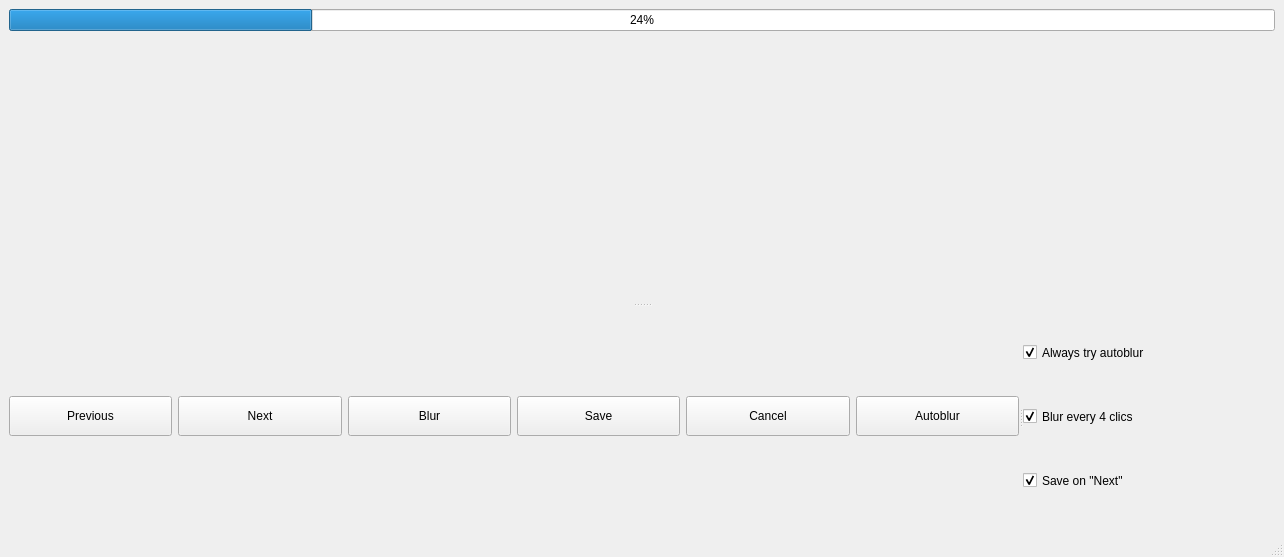
<?xml version="1.0" encoding="UTF-8"?>
<ui version="4.0">
 <class>MainWindow</class>
 <widget class="QMainWindow" name="MainWindow">
  <property name="geometry">
   <rect>
    <x>0</x>
    <y>0</y>
    <width>1284</width>
    <height>557</height>
   </rect>
  </property>
  <property name="windowTitle">
   <string>MainWindow</string>
  </property>
  <widget class="QWidget" name="centralwidget">
   <layout class="QVBoxLayout" name="verticalLayout_3">
    <item>
     <widget class="QSplitter" name="splitter_2">
      <property name="orientation">
       <enum>Qt::Vertical</enum>
      </property>
      <widget class="QWidget" name="layoutWidget">
       <layout class="QVBoxLayout" name="verticalLayout">
        <item>
         <widget class="QProgressBar" name="progressBar">
          <property name="value">
           <number>24</number>
          </property>
          <property name="alignment">
           <set>Qt::AlignHCenter|Qt::AlignTop</set>
          </property>
         </widget>
        </item>
        <item>
         <layout class="QHBoxLayout" name="horizontalLayout_2">
          <item>
           <spacer name="horizontalSpacer">
            <property name="orientation">
             <enum>Qt::Horizontal</enum>
            </property>
            <property name="sizeHint" stdset="0">
             <size>
              <width>40</width>
              <height>20</height>
             </size>
            </property>
           </spacer>
          </item>
          <item>
           <widget class="CustomLabel" name="LabelImageCar">
            <property name="sizePolicy">
             <sizepolicy hsizetype="Minimum" vsizetype="Minimum">
              <horstretch>0</horstretch>
              <verstretch>0</verstretch>
             </sizepolicy>
            </property>
            <property name="maximumSize">
             <size>
              <width>1920</width>
              <height>1080</height>
             </size>
            </property>
            <property name="cursor">
             <cursorShape>CrossCursor</cursorShape>
            </property>
            <property name="mouseTracking">
             <bool>true</bool>
            </property>
            <property name="focusPolicy">
             <enum>Qt::ClickFocus</enum>
            </property>
            <property name="lineWidth">
             <number>0</number>
            </property>
            <property name="text">
             <string/>
            </property>
            <property name="alignment">
             <set>Qt::AlignLeading|Qt::AlignLeft|Qt::AlignTop</set>
            </property>
            <property name="indent">
             <number>0</number>
            </property>
           </widget>
          </item>
          <item>
           <spacer name="horizontalSpacer_2">
            <property name="orientation">
             <enum>Qt::Horizontal</enum>
            </property>
            <property name="sizeHint" stdset="0">
             <size>
              <width>40</width>
              <height>20</height>
             </size>
            </property>
           </spacer>
          </item>
         </layout>
        </item>
        <item>
         <widget class="QLabel" name="LabelTextFileName">
          <property name="maximumSize">
           <size>
            <width>16777215</width>
            <height>25</height>
           </size>
          </property>
          <property name="text">
           <string/>
          </property>
          <property name="alignment">
           <set>Qt::AlignHCenter|Qt::AlignTop</set>
          </property>
         </widget>
        </item>
        <item>
         <widget class="QLabel" name="LabelProgramStatus">
          <property name="maximumSize">
           <size>
            <width>16777215</width>
            <height>40</height>
           </size>
          </property>
          <property name="font">
           <font>
            <pointsize>15</pointsize>
            <weight>75</weight>
            <bold>true</bold>
            <strikeout>false</strikeout>
           </font>
          </property>
          <property name="text">
           <string/>
          </property>
          <property name="textFormat">
           <enum>Qt::AutoText</enum>
          </property>
          <property name="alignment">
           <set>Qt::AlignHCenter|Qt::AlignTop</set>
          </property>
         </widget>
        </item>
       </layout>
      </widget>
      <widget class="QSplitter" name="splitter">
       <property name="sizePolicy">
        <sizepolicy hsizetype="Fixed" vsizetype="Fixed">
         <horstretch>0</horstretch>
         <verstretch>0</verstretch>
        </sizepolicy>
       </property>
       <property name="minimumSize">
        <size>
         <width>0</width>
         <height>75</height>
        </size>
       </property>
       <property name="maximumSize">
        <size>
         <width>16777215</width>
         <height>16777215</height>
        </size>
       </property>
       <property name="baseSize">
        <size>
         <width>300</width>
         <height>75</height>
        </size>
       </property>
       <property name="orientation">
        <enum>Qt::Horizontal</enum>
       </property>
       <widget class="QWidget" name="layoutWidget">
        <layout class="QHBoxLayout" name="horizontalLayout">
         <property name="sizeConstraint">
          <enum>QLayout::SetMinimumSize</enum>
         </property>
         <item>
          <widget class="QPushButton" name="ButtonPrevious">
           <property name="sizePolicy">
            <sizepolicy hsizetype="Minimum" vsizetype="Preferred">
             <horstretch>0</horstretch>
             <verstretch>0</verstretch>
            </sizepolicy>
           </property>
           <property name="maximumSize">
            <size>
             <width>16777215</width>
             <height>40</height>
            </size>
           </property>
           <property name="text">
            <string>Previous</string>
           </property>
          </widget>
         </item>
         <item>
          <widget class="QPushButton" name="ButtonNext">
           <property name="enabled">
            <bool>true</bool>
           </property>
           <property name="sizePolicy">
            <sizepolicy hsizetype="Minimum" vsizetype="Preferred">
             <horstretch>0</horstretch>
             <verstretch>0</verstretch>
            </sizepolicy>
           </property>
           <property name="maximumSize">
            <size>
             <width>16777215</width>
             <height>40</height>
            </size>
           </property>
           <property name="text">
            <string>Next</string>
           </property>
          </widget>
         </item>
         <item>
          <widget class="QPushButton" name="ButtonBlur">
           <property name="sizePolicy">
            <sizepolicy hsizetype="Minimum" vsizetype="Preferred">
             <horstretch>0</horstretch>
             <verstretch>0</verstretch>
            </sizepolicy>
           </property>
           <property name="maximumSize">
            <size>
             <width>16777215</width>
             <height>40</height>
            </size>
           </property>
           <property name="text">
            <string>Blur</string>
           </property>
          </widget>
         </item>
         <item>
          <widget class="QPushButton" name="ButtonSave">
           <property name="sizePolicy">
            <sizepolicy hsizetype="Minimum" vsizetype="Preferred">
             <horstretch>0</horstretch>
             <verstretch>0</verstretch>
            </sizepolicy>
           </property>
           <property name="maximumSize">
            <size>
             <width>16777215</width>
             <height>40</height>
            </size>
           </property>
           <property name="text">
            <string>Save</string>
           </property>
          </widget>
         </item>
         <item>
          <widget class="QPushButton" name="ButtonCancel">
           <property name="sizePolicy">
            <sizepolicy hsizetype="Minimum" vsizetype="Preferred">
             <horstretch>0</horstretch>
             <verstretch>0</verstretch>
            </sizepolicy>
           </property>
           <property name="maximumSize">
            <size>
             <width>16777215</width>
             <height>40</height>
            </size>
           </property>
           <property name="text">
            <string>Cancel</string>
           </property>
          </widget>
         </item>
         <item>
          <widget class="QPushButton" name="ButtonAutoBlur">
           <property name="sizePolicy">
            <sizepolicy hsizetype="Minimum" vsizetype="Preferred">
             <horstretch>0</horstretch>
             <verstretch>0</verstretch>
            </sizepolicy>
           </property>
           <property name="maximumSize">
            <size>
             <width>16777215</width>
             <height>40</height>
            </size>
           </property>
           <property name="text">
            <string>Autoblur</string>
           </property>
          </widget>
         </item>
        </layout>
       </widget>
       <widget class="QWidget" name="layoutWidget">
        <layout class="QVBoxLayout" name="verticalLayout_2">
         <property name="sizeConstraint">
          <enum>QLayout::SetMinimumSize</enum>
         </property>
         <item>
          <widget class="QCheckBox" name="CheckboxAlwaysTryAutoblur">
           <property name="maximumSize">
            <size>
             <width>16777215</width>
             <height>25</height>
            </size>
           </property>
           <property name="mouseTracking">
            <bool>false</bool>
           </property>
           <property name="text">
            <string>Always try autoblur</string>
           </property>
           <property name="checked">
            <bool>true</bool>
           </property>
          </widget>
         </item>
         <item>
          <widget class="QCheckBox" name="CheckboxBlurEveryFour">
           <property name="maximumSize">
            <size>
             <width>16777215</width>
             <height>25</height>
            </size>
           </property>
           <property name="mouseTracking">
            <bool>true</bool>
           </property>
           <property name="text">
            <string>Blur every 4 clics</string>
           </property>
           <property name="checked">
            <bool>true</bool>
           </property>
          </widget>
         </item>
         <item>
          <widget class="QCheckBox" name="CheckboxSaveOnNext">
           <property name="maximumSize">
            <size>
             <width>16777215</width>
             <height>25</height>
            </size>
           </property>
           <property name="mouseTracking">
            <bool>false</bool>
           </property>
           <property name="text">
            <string>Save on &quot;Next&quot;</string>
           </property>
           <property name="checked">
            <bool>true</bool>
           </property>
          </widget>
         </item>
        </layout>
       </widget>
      </widget>
     </widget>
    </item>
   </layout>
  </widget>
  <widget class="QMenuBar" name="menubar">
   <property name="enabled">
    <bool>false</bool>
   </property>
   <property name="geometry">
    <rect>
     <x>0</x>
     <y>0</y>
     <width>1284</width>
     <height>22</height>
    </rect>
   </property>
  </widget>
  <widget class="QStatusBar" name="statusbar"/>
  <action name="actionPreviousButton">
   <property name="text">
    <string>PreviousButton</string>
   </property>
  </action>
 </widget>
 <customwidgets>
  <customwidget>
   <class>CustomLabel</class>
   <extends>QLabel</extends>
   <header location="global">customlabel.h</header>
   <slots>
    <signal>mousePressed()</signal>
    <signal>mousePos()</signal>
    <signal>mouseLeft()</signal>
   </slots>
  </customwidget>
 </customwidgets>
 <resources/>
 <connections/>
</ui>
